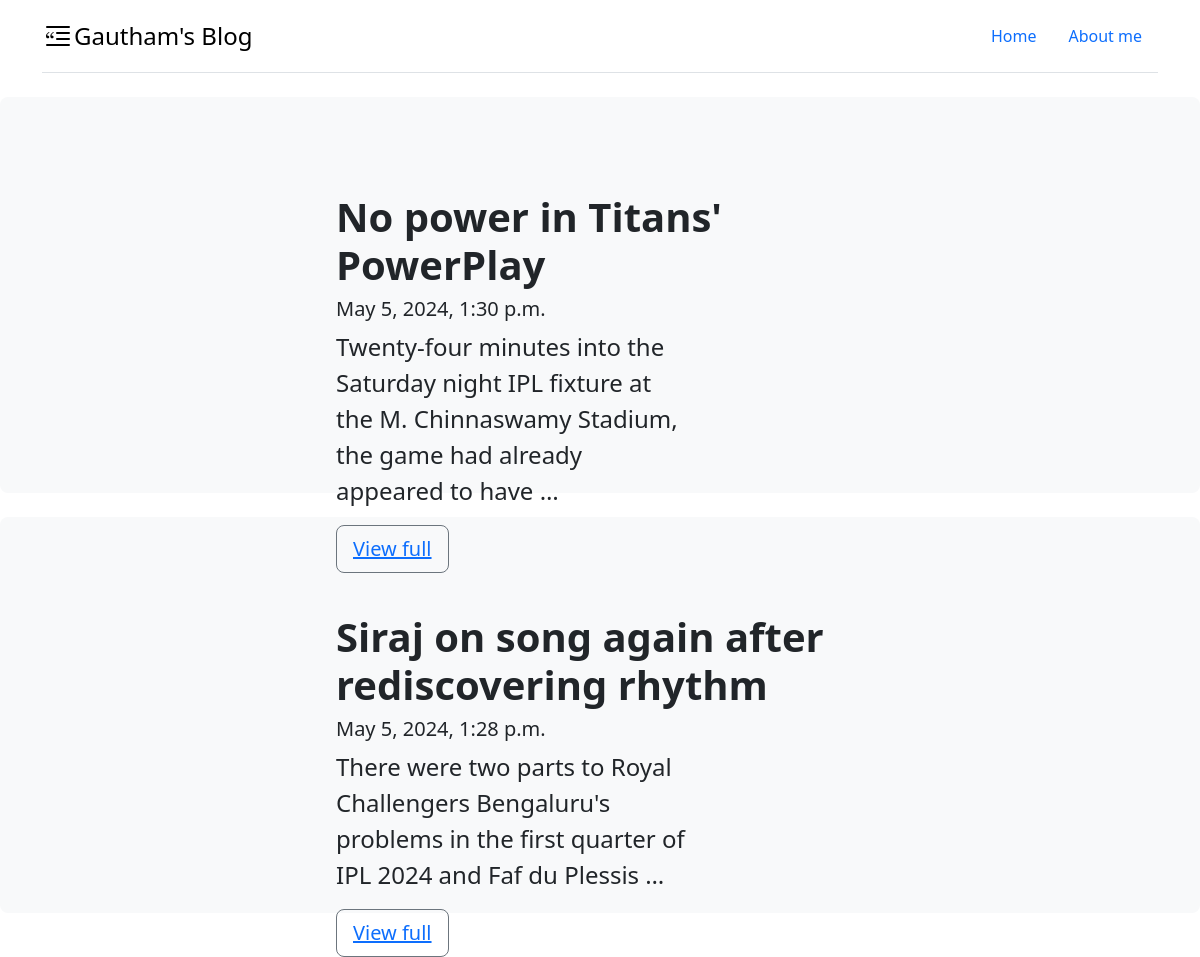
The page / on the database its author committed.
### blogger/models.py (models this page shows)
class Blog(models.Model):
    title = models.CharField(max_length=100)
    body = models.CharField(max_length=10000)
    dateOfArticle = models.DateTimeField(default=datetime.now)

### blogger/views.py (the view)
# urls.py: path('',views.index,name='index'),
def index(request):
    blogs = Blog.objects.all()
    print(blogs)
    return render(request,'index.html',{'blogs':blogs})

### templates/index.html (shortened to what this page needs)
{% load static %}
<!DOCTYPE html>
<html lang="en">
<head>
    <link href="https://cdn.jsdelivr.net/npm/bootstrap@5.3.3/dist/css/bootstrap.min.css" rel="stylesheet">
    <link rel="stylesheet" href="{% static 'style.css' %}">
</head>
<body>
    <div class="container">
        <header class="d-flex flex-wrap justify-content-center py-3 mb-4 border-bottom">
          <a href="/" class="d-flex align-items-center mb-3 mb-md-0 me-md-auto link-body-emphasis text-decoration-none">
            <span class="fs-4">Gautham's Blog</span>
          </a>
          <ul class="nav nav-pills">
            <li class="nav-item"><a href="#" class="nav-link" aria-current="page">Home</a></li>
            <li class="nav-item"><a href="/about" class="nav-link">About me</a></li
          </ul>
        </header>
      </div>
    {% for blog in blogs reversed %}
    <div class="p-5 mb-4 bg-body-tertiary rounded-3">
        <div class="container-fluid py-5" >
          <h1 class="display-6 fw-bold">{{ blog.title }}</h1>
          <h5>{{ blog.dateOfArticle }}</h5>
          <p class="col-md-8 fs-4">{{blog.body|truncatewords:20 }}</p>
          <button class="btn btn-outline-secondary btn-lg" type="button">
            <a href="/post/{{blog.id}}">View full</a>
            </button>
        </div>
    </div>
    {% endfor %}
</body>
</html>

### mystaticfiles/style.css (style rules this page uses)
.container-fluid { height: 300px; border-top: 100px; margin: auto; width: 50%; }

### rows shown on the page
Blog: title "No power in Titans' PowerPlay", dateOfArticle "May 5, 2024, 1:30 p.m.", body "Twenty-four minutes into the Saturday night IPL fixture at the M. Chinnaswamy Stadium, the game had already appeared to have …"
Blog: title "Siraj on song again after rediscovering rhythm", dateOfArticle "May 5, 2024, 1:28 p.m.", body "There were two parts to Royal Challengers Bengaluru's problems in the first quarter of IPL 2024 and Faf du Plessis …"
